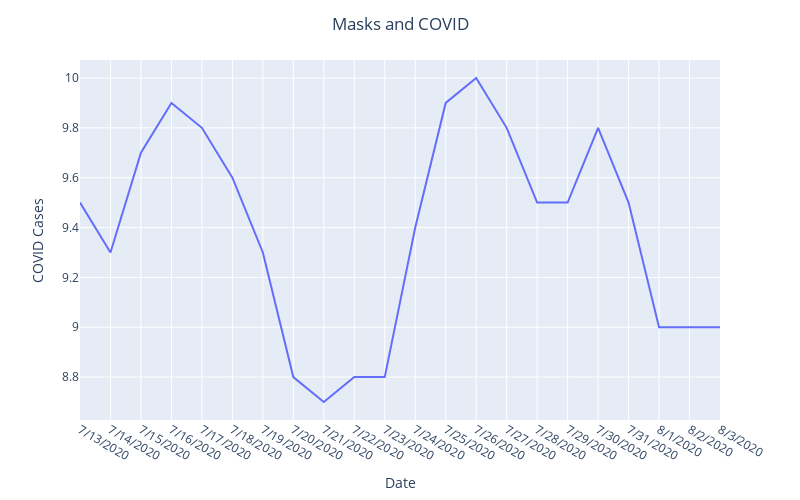

The code cell stored with this chart in its notebook:
### Markdown cell above
3. Make a visualization of this data that is more accurate. Your visualization should more honestly tell the story.

               fig = pd.line(DF,x= ,y= )

   
5. What message is more clear in your visualization, compared to the one posted on twitter?
6. What, if any, useful information do these data and your visualization tell us about mask wearing and COVID? It’ll be difficult to set aside what you already know about mask wearing, but you should try to focus only on what this visualization tells. Feel free to also comment on whether that lines up with what you know about mask wearing.
7. Could there be confounding data? What can you actually say about the data as given?

### Code cell
fig = px.line(DF,x='date', y='count_nomask')

fig.update_layout(title='Masks and COVID',
                  title_x=0.5,
                  xaxis_title="Date",
                  xaxis_range=["7/13/2020", "8/3/2020"],
                  yaxis_title="COVID Cases",
                  autosize=False,
                  width=800,
                  height=500)
fig.show()

### Figure 1 — Plotly figure (JSON) as saved in the notebook; plotly's stock layout.template omitted (floating-point values rounded to 4 significant figures)
{"data": [{"hovertemplate": "date=%{x}<br>count_nomask=%{y}<extra></extra>", "legendgroup": "", "line": {"color": "#636efa", "dash": "solid"}, "marker": {"symbol": "circle"}, "mode": "lines", "name": "", "orientation": "v", "showlegend": false, "type": "scatter", "x": ["7/13/2020", "7/14/2020", "7/15/2020", "7/16/2020", "7/17/2020", "7/18/2020", "7/19/2020", "7/20/2020", "7/21/2020", "7/22/2020", "7/23/2020", "7/24/2020", "7/25/2020", "7/26/2020", "7/27/2020", "7/28/2020", "7/29/2020", "7/30/2020", "7/31/2020", "8/1/2020", "8/2/2020", "8/3/2020"], "xaxis": "x", "y": [9.5, 9.3, 9.7, 9.9, 9.8, 9.6, 9.3, 8.8, 8.7, 8.8, 8.8, 9.4, 9.9, 10, 9.8, 9.5, 9.5, 9.8, 9.5, 9, 9, 9], "yaxis": "y"}], "layout": {"autosize": false, "height": 500, "legend": {"tracegroupgap": 0}, "margin": {"t": 60}, "title": {"text": "Masks and COVID", "x": 0.5}, "width": 800, "xaxis": {"anchor": "y", "autorange": true, "domain": [0, 1], "range": [0, 21], "title": {"text": "Date"}, "type": "category"}, "yaxis": {"anchor": "x", "autorange": true, "domain": [0, 1], "range": [8.628, 10.07], "title": {"text": "COVID Cases"}, "type": "linear"}}}
